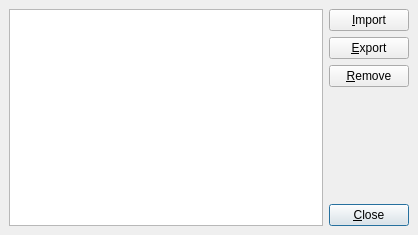
<ui version="4.0" >
 <author></author>
 <comment></comment>
 <exportmacro></exportmacro>
 <class>pqCustomFilterManager</class>
 <widget class="QDialog" name="pqCustomFilterManager" >
  <property name="geometry" >
   <rect>
    <x>0</x>
    <y>0</y>
    <width>418</width>
    <height>235</height>
   </rect>
  </property>
  <property name="windowTitle" >
   <string>Custom Filter Manager</string>
  </property>
  <layout class="QGridLayout" >
   <property name="margin" >
    <number>9</number>
   </property>
   <property name="spacing" >
    <number>6</number>
   </property>
   <item rowspan="5" row="0" column="0" >
    <widget class="QListView" name="CustomFilterList" >
     <property name="toolTip" >
      <string>Displays the list of registered custom filter definitions.</string>
     </property>
     <property name="selectionMode" >
      <enum>QAbstractItemView::ExtendedSelection</enum>
     </property>
     <property name="isWrapping" stdset="0" >
      <bool>true</bool>
     </property>
     <property name="resizeMode" >
      <enum>QListView::Adjust</enum>
     </property>
    </widget>
   </item>
   <item row="3" column="1" >
    <spacer>
     <property name="orientation" >
      <enum>Qt::Vertical</enum>
     </property>
     <property name="sizeHint" >
      <size>
       <width>20</width>
       <height>40</height>
      </size>
     </property>
    </spacer>
   </item>
   <item row="4" column="1" >
    <widget class="QPushButton" name="CloseButton" >
     <property name="text" >
      <string>&amp;Close</string>
     </property>
     <property name="default" >
      <bool>true</bool>
     </property>
    </widget>
   </item>
   <item row="2" column="1" >
    <widget class="QPushButton" name="RemoveButton" >
     <property name="toolTip" >
      <string>Removes the selected custom filter definitions.</string>
     </property>
     <property name="text" >
      <string>&amp;Remove</string>
     </property>
    </widget>
   </item>
   <item row="1" column="1" >
    <widget class="QPushButton" name="ExportButton" >
     <property name="toolTip" >
      <string>Exports the selected custom filter definitions to a file.</string>
     </property>
     <property name="text" >
      <string>&amp;Export</string>
     </property>
    </widget>
   </item>
   <item row="0" column="1" >
    <widget class="QPushButton" name="ImportButton" >
     <property name="toolTip" >
      <string>Imports custom filter definitions from a file.</string>
     </property>
     <property name="text" >
      <string>&amp;Import</string>
     </property>
    </widget>
   </item>
  </layout>
 </widget>
 <pixmapfunction></pixmapfunction>
 <tabstops>
  <tabstop>CustomFilterList</tabstop>
  <tabstop>ImportButton</tabstop>
  <tabstop>ExportButton</tabstop>
  <tabstop>RemoveButton</tabstop>
  <tabstop>CloseButton</tabstop>
 </tabstops>
 <resources/>
 <connections/>
</ui>
